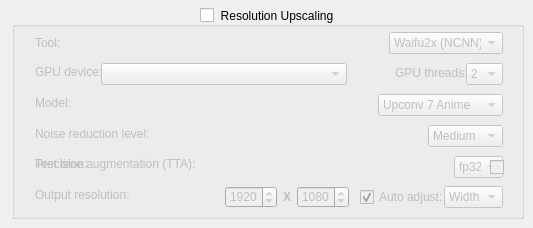
        <widget class="QWidget" name="UpscalingTab">
         <attribute name="title">
          <string>Upscaling</string>
         </attribute>
         <widget class="QGroupBox" name="UpscalingGB">
          <property name="geometry">
           <rect>
            <x>12</x>
            <y>7</y>
            <width>512</width>
            <height>212</height>
           </rect>
          </property>
          <property name="toolTip">
           <string>Enables/disables resolution upscaling.</string>
          </property>
          <property name="title">
           <string>Resolution Upscaling</string>
          </property>
          <property name="alignment">
           <set>Qt::AlignCenter</set>
          </property>
          <property name="checkable">
           <bool>true</bool>
          </property>
          <property name="checked">
           <bool>false</bool>
          </property>
          <widget class="QLabel" name="GPUThreadUpscaleLabel">
           <property name="geometry">
            <rect>
             <x>383</x>
             <y>56</y>
             <width>71</width>
             <height>20</height>
            </rect>
           </property>
           <property name="text">
            <string>GPU threads:</string>
           </property>
          </widget>
          <widget class="QComboBox" name="ToolUpscaleDD">
           <property name="geometry">
            <rect>
             <x>377</x>
             <y>25</y>
             <width>114</width>
             <height>22</height>
            </rect>
           </property>
           <property name="toolTip">
            <string>The upscaling tool to use.</string>
           </property>
           <property name="currentText">
            <string>Waifu2x (NCNN)</string>
           </property>
           <property name="currentIndex">
            <number>0</number>
           </property>
           <item>
            <property name="text">
             <string>Waifu2x (NCNN)</string>
            </property>
           </item>
           <item>
            <property name="text">
             <string>RealSR (NCNN)</string>
            </property>
           </item>
          </widget>
          <widget class="QLabel" name="ToolUpscaleLabel">
           <property name="geometry">
            <rect>
             <x>23</x>
             <y>28</y>
             <width>49</width>
             <height>16</height>
            </rect>
           </property>
           <property name="text">
            <string>Tool:</string>
           </property>
          </widget>
          <widget class="QComboBox" name="GPUThreadUpscaleDD">
           <property name="geometry">
            <rect>
             <x>454</x>
             <y>56</y>
             <width>37</width>
             <height>22</height>
            </rect>
           </property>
           <property name="toolTip">
            <string>Sets the number of GPU threads to use for upscaling.</string>
           </property>
           <property name="currentIndex">
            <number>1</number>
           </property>
           <item>
            <property name="text">
             <string>1</string>
            </property>
           </item>
           <item>
            <property name="text">
             <string>2</string>
            </property>
           </item>
           <item>
            <property name="text">
             <string>3</string>
            </property>
           </item>
           <item>
            <property name="text">
             <string>4</string>
            </property>
           </item>
          </widget>
          <widget class="QComboBox" name="GPUUpscaleDD">
           <property name="geometry">
            <rect>
             <x>89</x>
             <y>56</y>
             <width>246</width>
             <height>22</height>
            </rect>
           </property>
           <property name="toolTip">
            <string>Sets the GPU to use for frame rendering.</string>
           </property>
          </widget>
          <widget class="QLabel" name="GPULabel">
           <property name="geometry">
            <rect>
             <x>23</x>
             <y>57</y>
             <width>66</width>
             <height>16</height>
            </rect>
           </property>
           <property name="text">
            <string>GPU device:</string>
           </property>
          </widget>
          <widget class="QComboBox" name="ModelUpscaleDD">
           <property name="geometry">
            <rect>
             <x>366</x>
             <y>87</y>
             <width>125</width>
             <height>22</height>
            </rect>
           </property>
           <property name="toolTip">
            <string>Sets the model to use for Waifu2x.</string>
           </property>
           <item>
            <property name="text">
             <string>Upconv 7 Anime</string>
            </property>
           </item>
           <item>
            <property name="text">
             <string>Upconv 7 Photo</string>
            </property>
           </item>
           <item>
            <property name="text">
             <string>Cunet (2D)</string>
            </property>
           </item>
           <item>
            <property name="text">
             <string>DeNoise Only</string>
            </property>
           </item>
          </widget>
          <widget class="QLabel" name="ModelUpscaleLabel">
           <property name="geometry">
            <rect>
             <x>23</x>
             <y>88</y>
             <width>52</width>
             <height>16</height>
            </rect>
           </property>
           <property name="text">
            <string>Model:</string>
           </property>
          </widget>
          <widget class="QLabel" name="NoiseReduc2xLabel">
           <property name="geometry">
            <rect>
             <x>23</x>
             <y>119</y>
             <width>123</width>
             <height>16</height>
            </rect>
           </property>
           <property name="text">
            <string>Noise reduction level:</string>
           </property>
          </widget>
          <widget class="QComboBox" name="NoiseReduc2xDD">
           <property name="geometry">
            <rect>
             <x>416</x>
             <y>118</y>
             <width>75</width>
             <height>22</height>
            </rect>
           </property>
           <property name="toolTip">
            <string>Sets the noise reduction level for Waifu2x.</string>
           </property>
           <property name="currentIndex">
            <number>2</number>
           </property>
           <item>
            <property name="text">
             <string>None</string>
            </property>
           </item>
           <item>
            <property name="text">
             <string>Low</string>
            </property>
           </item>
           <item>
            <property name="text">
             <string>Medium</string>
            </property>
           </item>
           <item>
            <property name="text">
             <string>High</string>
            </property>
           </item>
           <item>
            <property name="text">
             <string>Highest</string>
            </property>
           </item>
          </widget>
          <widget class="QLabel" name="Precision2xLabel">
           <property name="geometry">
            <rect>
             <x>23</x>
             <y>149</y>
             <width>58</width>
             <height>16</height>
            </rect>
           </property>
           <property name="text">
            <string>Precision:</string>
           </property>
          </widget>
          <widget class="QComboBox" name="Precision2xDD">
           <property name="geometry">
            <rect>
             <x>442</x>
             <y>149</y>
             <width>49</width>
             <height>22</height>
            </rect>
           </property>
           <property name="toolTip">
            <string>Sets the color precision for the upscaled video.</string>
           </property>
           <item>
            <property name="text">
             <string>fp32</string>
            </property>
           </item>
           <item>
            <property name="text">
             <string>fp16</string>
            </property>
           </item>
          </widget>
          <widget class="QLabel" name="OutResolutionLabel">
           <property name="geometry">
            <rect>
             <x>23</x>
             <y>180</y>
             <width>103</width>
             <height>16</height>
            </rect>
           </property>
           <property name="text">
            <string>Output resolution:</string>
           </property>
          </widget>
          <widget class="QSpinBox" name="Width2xNUD">
           <property name="geometry">
            <rect>
             <x>213</x>
             <y>179</y>
             <width>52</width>
             <height>22</height>
            </rect>
           </property>
           <property name="toolTip">
            <string>The output width.</string>
           </property>
           <property name="minimum">
            <number>640</number>
           </property>
           <property name="maximum">
            <number>7680</number>
           </property>
           <property name="value">
            <number>1920</number>
           </property>
          </widget>
          <widget class="QLabel" name="Eks2Label">
           <property name="geometry">
            <rect>
             <x>271</x>
             <y>182</y>
             <width>19</width>
             <height>16</height>
            </rect>
           </property>
           <property name="text">
            <string>&lt;html&gt;&lt;head/&gt;&lt;body&gt;&lt;p&gt;&lt;span style=&quot; font-weight:700;&quot;&gt;X&lt;/span&gt;&lt;/p&gt;&lt;/body&gt;&lt;/html&gt;</string>
           </property>
          </widget>
          <widget class="QSpinBox" name="Height2xNUD">
           <property name="geometry">
            <rect>
             <x>285</x>
             <y>179</y>
             <width>52</width>
             <height>22</height>
            </rect>
           </property>
           <property name="toolTip">
            <string>The output height.</string>
           </property>
           <property name="minimum">
            <number>360</number>
           </property>
           <property name="maximum">
            <number>4320</number>
           </property>
           <property name="value">
            <number>1080</number>
           </property>
          </widget>
          <widget class="QComboBox" name="AutoAdjDD">
           <property name="geometry">
            <rect>
             <x>432</x>
             <y>179</y>
             <width>59</width>
             <height>22</height>
            </rect>
           </property>
           <property name="toolTip">
            <string>Sets the side to auto adjust.</string>
           </property>
           <property name="currentIndex">
            <number>1</number>
           </property>
           <item>
            <property name="text">
             <string>Height</string>
            </property>
           </item>
           <item>
            <property name="text">
             <string>Width</string>
            </property>
           </item>
          </widget>
          <widget class="QCheckBox" name="AutoAdjCB">
           <property name="geometry">
            <rect>
             <x>348</x>
             <y>180</y>
             <width>83</width>
             <height>20</height>
            </rect>
           </property>
           <property name="toolTip">
            <string>enables auto adjusting the output resoltion.</string>
           </property>
           <property name="text">
            <string>Auto adjust:</string>
           </property>
           <property name="checked">
            <bool>true</bool>
           </property>
          </widget>
          <widget class="QLabel" name="TTA2xLabel">
           <property name="geometry">
            <rect>
             <x>23</x>
             <y>149</y>
             <width>163</width>
             <height>16</height>
            </rect>
           </property>
           <property name="text">
            <string>Test time augmentation (TTA):</string>
           </property>
          </widget>
          <widget class="QCheckBox" name="TTA2xCB">
           <property name="geometry">
            <rect>
             <x>478</x>
             <y>150</y>
             <width>19</width>
             <height>20</height>
            </rect>
           </property>
           <property name="toolTip">
            <string>Sets test time augmentation (slow!).</string>
           </property>
           <property name="text">
            <string/>
           </property>
          </widget>
         </widget>
        </widget>
